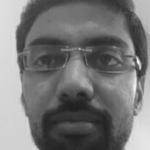
#> input picture PycharmProjects/project2/python-compare-two-images/python-compare-two-images/0.jpeg, 150 x 150 px
$ python compare.py
#> lines starting #> are read from the running program, lines starting #| are printed output that depends on the picture
# USAGE
# python compare.py

# import the necessary packages
from skimage.measure import structural_similarity as ssim
import matplotlib.pyplot as plt
import numpy as np
import cv2

def mse(imageA, imageB):
	# the 'Mean Squared Error' between the two images is the
	# sum of the squared difference between the two images;
	# NOTE: the two images must have the same dimension
	err = np.sum((imageA.astype("float") - imageB.astype("float")) ** 2)
	err /= float(imageA.shape[0] * imageA.shape[1])

	# return the MSE, the lower the error, the more "similar"
	# the two images are
	return err

def compare_images(imageA, imageB, title):
	# compute the mean squared error and structural similarity
	# index for the images
	m = mse(imageA, imageB)
	s = ssim(imageA, imageB)

	# setup the figure
	fig = plt.figure(title)
	plt.suptitle("MSE: %.2f, SSIM: %.2f" % (m, s))

	# show first image
	ax = fig.add_subplot(1, 2, 1)
	plt.imshow(imageA, cmap = plt.cm.gray)
	plt.axis("off")

	# show the second image
	ax = fig.add_subplot(1, 2, 2)
	plt.imshow(imageB, cmap = plt.cm.gray)
	plt.axis("off")

	# show the images
	plt.show()

# load the images -- the original, the original + contrast,
# and the original + photoshop
original = cv2.imread("0.jpeg")
#> original is the input picture: shape (150, 150, 3); min 31, max 251, mean 118.4
contrast = cv2.imread("3.jpeg")
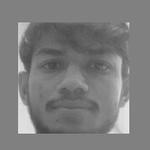
#> input picture PycharmProjects/project2/python-compare-two-images/python-compare-two-images/3.jpeg, 150 x 150 px
#> contrast is the input picture: shape (150, 150, 3); min 66, max 242, mean 124.6
#shopped = cv2.imread("images/User.photoshopped.jpg")

# convert the images to grayscale
original = cv2.cvtColor(original, cv2.COLOR_BGR2GRAY)
#> original: shape (150, 150)
contrast = cv2.cvtColor(contrast, cv2.COLOR_BGR2GRAY)
#> contrast: shape (150, 150)
#shopped = cv2.cvtColor(shopped, cv2.COLOR_BGR2GRAY)

# initialize the figure
fig = plt.figure("Images")
images = ("Original", original), ("Contrast", contrast)
#, ("Photoshopped", shopped)

# loop over the images
for (i, (name, image)) in enumerate(images):
	# show the image
	ax = fig.add_subplot(1, 3, i + 1)
	ax.set_title(name)
	plt.imshow(image, cmap = plt.cm.gray)
	plt.axis("off")
#> this loop made 2 passes
#> name on passes 1 to 2: 'Original', 'Contrast'

# show the figure
plt.show()
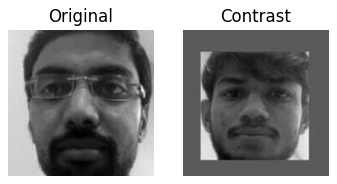
#> figure drawn by matplotlib, 2 panels

# compare the images
compare_images(original, original, "Original vs. Original")
#> in mse, `err = np.sum((imageA.astype("float") - imageB.astype("float")) ** 2)`: err = 0
#> in compare_images, `s = ssim(imageA, imageB)`: s = 1
#> in compare_images, `plt.show()`:
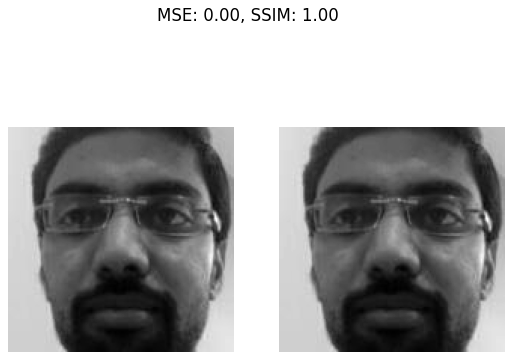
#> figure drawn by matplotlib, 2 panels
compare_images(original, contrast, "Original vs. Contrast")
#> call 2 of compare_images, with title = 'Original vs. Contrast'
#> in compare_images (call 2), `m = mse(imageA, imageB)`: m = 3195.9
#> in compare_images (call 2), `s = ssim(imageA, imageB)`: s = 0.342
#> in compare_images (call 2), `plt.show()`:
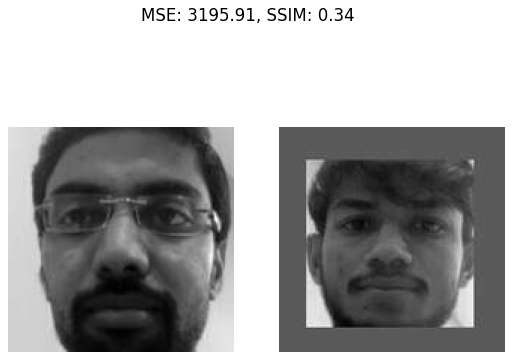
#> figure drawn by matplotlib, 2 panels
#compare_images(original, shopped, "Original vs. Photoshopped")
